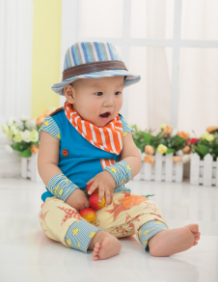
#> input picture 7.Package/7.son.png, 218 x 282 px
$ python 7.3.svd.py   (Python 2 division)
#> lines starting #> are read from the running program, lines starting #| are printed output that depends on the picture
#!/usr/bin/python
#  -*- coding:utf-8 -*-

import numpy as np
import os
from PIL import Image
import matplotlib.pyplot as plt
import matplotlib as mpl
from pprint import pprint


def restore1(sigma, u, v, K):  # 奇异值、左特征向量、右特征向量
	m = len(u)
	n = len(v[0])
	a = np.zeros((m, n))
	for k in range(K):
		uk = u[:, k].reshape(m, 1)
		vk = v[k].reshape(1, n)
		a += sigma[k] * np.dot(uk, vk)
	a[a < 0] = 0
	a[a > 255] = 255
	# a = a.clip(0, 255)
	return np.rint(a).astype('uint8')


def restore2(sigma, u, v, K):  # 奇异值、左特征向量、右特征向量
	m = len(u)
	n = len(v[0])
	a = np.zeros((m, n))
	for k in range(K+1):
		for i in range(m):
			a[i] += sigma[k] * u[i][k] * v[k]
	a[a < 0] = 0
	a[a > 255] = 255
	return np.rint(a).astype('uint8')


if __name__ == "__main__":
	A = Image.open("7.son.png", 'r')
#> A is the input picture: PIL image 218x282 RGB; mean R, G, B 202.6, 195.5, 183.8
	output_path = r'.\Pic'
	if not os.path.exists(output_path):
		os.mkdir(output_path)
	# 将图像转化为矩阵
	a = np.array(A)
	K = 50
	# 获取红色像素
	# print a[:, :, 0]
	u_r, sigma_r, v_r = np.linalg.svd(a[:, :, 0])
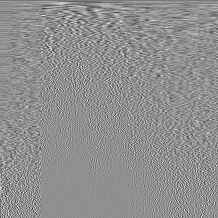
#> v_r: shape (218, 218) float64; min -0.449, max 0.346, mean -0.000332; drawn with min black and max white
#> sigma_r = 218 values, max 50964.7 at index 0, min 1.07 at index 217, mean 459.7
	u_g, sigma_g, v_g = np.linalg.svd(a[:, :, 1])
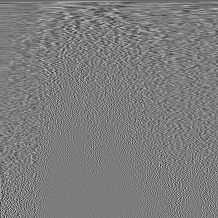
#> v_g: shape (218, 218) float64; min -0.407, max 0.423, mean -0.000278; drawn with min black and max white
#> sigma_g = 218 values, max 49167.6 at index 0, min 1.04 at index 217, mean 416.6
	u_b, sigma_b, v_b = np.linalg.svd(a[:, :, 2])
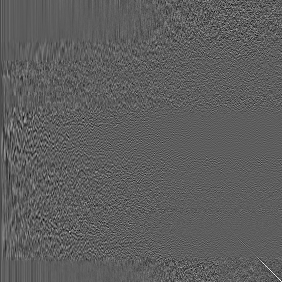
#> u_b: shape (282, 282) float64; min -0.34, max 0.582, mean -0.000176; drawn with min black and max white
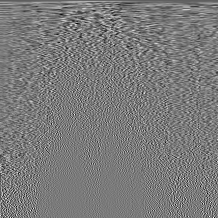
#> v_b: shape (218, 218) float64; min -0.328, max 0.352, mean -0.000279; drawn with min black and max white
#> sigma_b = 218 values, max 46412.4 at index 0, min 1.15 at index 217, mean 434
	plt.figure(figsize=(10,10), facecolor='w')
	mpl.rcParams['font.sans-serif'] = [u'simHei']
	mpl.rcParams['axes.unicode_minus'] = False
	for k in range(1, K+1):
		print k
		R = restore1(sigma_r, u_r, v_r, k)
		G = restore1(sigma_g, u_g, v_g, k)
		B = restore1(sigma_b, u_b, v_b, k)
		I = np.stack((R, G, B), 2)
		Image.fromarray(I).save('%s\\svd_%d.png' % (output_path, k))
		if k <= 12:
			plt.subplot(3, 4, k)
			plt.imshow(I)
			plt.axis('off')
			plt.title(u'奇异值个数：%d' % k)
#> this loop made 50 passes
#> pass 1, `R = restore1(sigma_r, u_r, v_r, k)`:
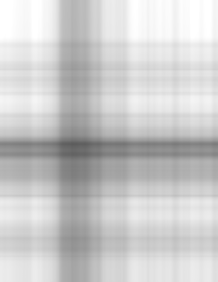
#> R: shape (282, 218); min 92, max 255, mean 202.8
#> pass 1, `G = restore1(sigma_g, u_g, v_g, k)`:
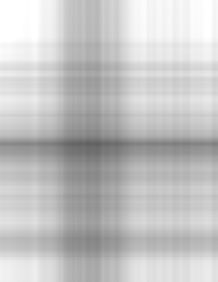
#> G: shape (282, 218); min 97, max 255, mean 195.5
#> pass 1, `I = np.stack((R, G, B), 2)`:
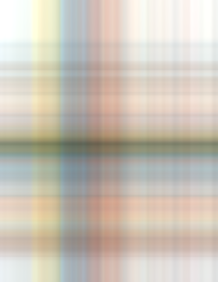
#> I: shape (282, 218, 3); mean of channels 0, 1, 2 202.8, 195.5, 183.8; drawn as R, G, B
	plt.suptitle(u'SVD与图像分解', fontsize=20)
	# plt.tight_layout(2)
	# plt.subplots_adjust(top=0.9)
#> (the run stopped early here; a loop or call above may not have finished)
